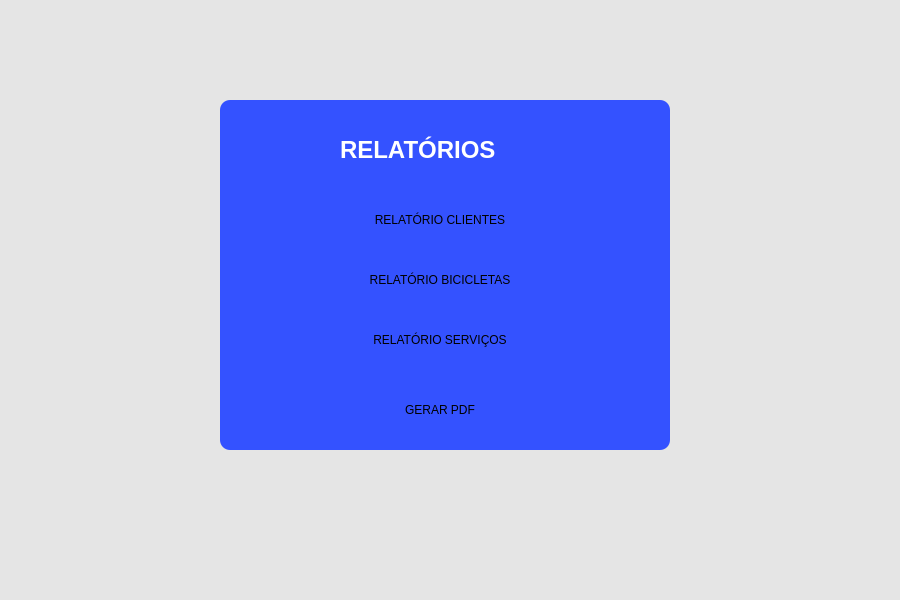
<?xml version="1.0" encoding="UTF-8"?>
<ui version="4.0">

 <class>MainWindow</class>

 <widget class="QMainWindow" name="MainWindow">

  <property name="geometry">
   <rect>
    <x>0</x>
    <y>0</y>
    <width>900</width>
    <height>600</height>
   </rect>
  </property>

  <property name="windowTitle">
   <string>Relatórios</string>
  </property>

  <property name="styleSheet">
   <string notr="true">
background-color: rgb(229,229,229);
   </string>
  </property>

  <widget class="QWidget" name="centralwidget">

   <widget class="QStackedWidget" name="stackedWidget">

    <property name="geometry">
     <rect>
      <x>0</x>
      <y>0</y>
      <width>900</width>
      <height>600</height>
     </rect>
    </property>

    <!-- MENU -->

    <widget class="QWidget" name="pageMenu">

     <widget class="QFrame" name="frameMenu">

      <property name="geometry">
       <rect>
        <x>220</x>
        <y>100</y>
        <width>450</width>
        <height>350</height>
       </rect>
      </property>

      <property name="styleSheet">
       <string notr="true">
background-color: rgb(52,82,255);
border-radius: 10px;
       </string>
      </property>

      <widget class="QLabel" name="labelTitulo">

       <property name="geometry">
        <rect>
         <x>120</x>
         <y>30</y>
         <width>220</width>
         <height>40</height>
        </rect>
       </property>

       <property name="font">
        <font>
         <pointsize>18</pointsize>
         <bold>true</bold>
        </font>
       </property>

       <property name="styleSheet">
        <string notr="true">
color: white;
        </string>
       </property>

       <property name="text">
        <string>RELATÓRIOS</string>
       </property>

      </widget>

      <!-- BOTÕES -->

      <widget class="QPushButton" name="btnRelatorioClientes">

       <property name="geometry">
        <rect>
         <x>120</x>
         <y>100</y>
         <width>200</width>
         <height>40</height>
        </rect>
       </property>

       <property name="text">
        <string>RELATÓRIO CLIENTES</string>
       </property>

      </widget>

      <widget class="QPushButton" name="btnRelatorioBicicletas">

       <property name="geometry">
        <rect>
         <x>120</x>
         <y>160</y>
         <width>200</width>
         <height>40</height>
        </rect>
       </property>

       <property name="text">
        <string>RELATÓRIO BICICLETAS</string>
       </property>

      </widget>

      <widget class="QPushButton" name="btnRelatorioServicos">

       <property name="geometry">
        <rect>
         <x>120</x>
         <y>220</y>
         <width>200</width>
         <height>40</height>
        </rect>
       </property>

       <property name="text">
        <string>RELATÓRIO SERVIÇOS</string>
       </property>

      </widget>

      <widget class="QPushButton" name="btnGerarPdf">

       <property name="geometry">
        <rect>
         <x>120</x>
         <y>290</y>
         <width>200</width>
         <height>40</height>
        </rect>
       </property>

       <property name="text">
        <string>GERAR PDF</string>
       </property>

      </widget>

     </widget>

    </widget>

    <!-- VISUALIZAÇÃO -->

    <widget class="QWidget" name="pageRelatorio">

     <widget class="QTableWidget" name="tabelaRelatorios">

      <property name="geometry">
       <rect>
        <x>40</x>
        <y>40</y>
        <width>820</width>
        <height>500</height>
       </rect>
      </property>

      <column>
       <property name="text">
        <string>ID</string>
       </property>
      </column>

      <column>
       <property name="text">
        <string>Nome</string>
       </property>
      </column>

      <column>
       <property name="text">
        <string>Informação</string>
       </property>
      </column>

      <column>
       <property name="text">
        <string>Status</string>
       </property>
      </column>

     </widget>

    </widget>

   </widget>

  </widget>

  <widget class="QStatusBar" name="statusbar"/>

 </widget>

 <resources/>
 <connections/>

</ui>
